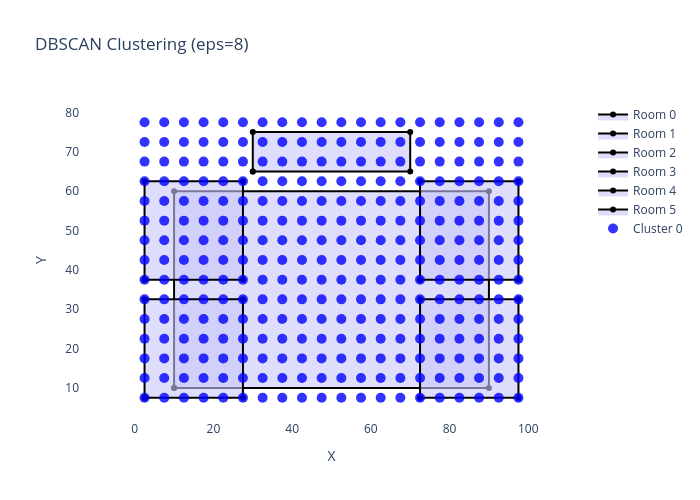

Here is the notebook cell this chart was saved with:
### Code cell
# Visualize DBSCAN results
fig = visualize_faces_2d(rooms, f"DBSCAN Clustering (eps={epsilon})")

unique_labels = set(db_labels)
for label in unique_labels:
    mask = db_labels == label
    cluster_points = grid_points[mask]
    
    if label == -1:
        color = 'gray'
        name = 'Noise'
    else:
        color = get_thermal_color(label, 0, max(1, n_clusters-1))
        name = f'Cluster {label}'
    
    fig.add_trace(go.Scatter(
        x=cluster_points[:, 0],
        y=cluster_points[:, 1],
        mode='markers',
        marker=dict(size=10, color=color, opacity=0.8 if label >= 0 else 0.4),
        name=name
    ))

fig.update_layout(showlegend=True)
fig.show()

### Figure 1 — Plotly figure (JSON) as saved in the notebook; plotly's stock layout.template omitted (floating-point values rounded to 4 significant figures; data arrays with more than 128 entries replaced by an {"elided": "..."} marker saying what was removed)
{"data": [{"fill": "toself", "fillcolor": "rgba(200, 200, 250, 0.6)", "line": {"color": "black", "width": 2}, "name": "Room 0", "type": "scatter", "x": [10, 90, 90, 10, 10], "y": [10, 10, 60, 60, 10]}, {"fill": "toself", "fillcolor": "rgba(200, 200, 250, 0.6)", "line": {"color": "black", "width": 2}, "name": "Room 1", "type": "scatter", "x": [2.5, 27.5, 27.5, 2.5, 2.5], "y": [7.5, 7.5, 32.5, 32.5, 7.5]}, {"fill": "toself", "fillcolor": "rgba(200, 200, 250, 0.6)", "line": {"color": "black", "width": 2}, "name": "Room 2", "type": "scatter", "x": [2.5, 27.5, 27.5, 2.5, 2.5], "y": [37.5, 37.5, 62.5, 62.5, 37.5]}, {"fill": "toself", "fillcolor": "rgba(200, 200, 250, 0.6)", "line": {"color": "black", "width": 2}, "name": "Room 3", "type": "scatter", "x": [72.5, 97.5, 97.5, 72.5, 72.5], "y": [7.5, 7.5, 32.5, 32.5, 7.5]}, {"fill": "toself", "fillcolor": "rgba(200, 200, 250, 0.6)", "line": {"color": "black", "width": 2}, "name": "Room 4", "type": "scatter", "x": [72.5, 97.5, 97.5, 72.5, 72.5], "y": [37.5, 37.5, 62.5, 62.5, 37.5]}, {"fill": "toself", "fillcolor": "rgba(200, 200, 250, 0.6)", "line": {"color": "black", "width": 2}, "name": "Room 5", "type": "scatter", "x": [30, 70, 70, 30, 30], "y": [65, 65, 75, 75, 65]}, {"marker": {"color": "rgb(0,0,255)", "opacity": 0.8, "size": 10}, "mode": "markers", "name": "Cluster 0", "type": "scatter", "x": {"elided": "300 float values"}, "y": {"elided": "300 float values"}}], "layout": {"height": 500, "plot_bgcolor": "white", "showlegend": true, "title": {"text": "DBSCAN Clustering (eps=8)"}, "width": 700, "xaxis": {"title": {"text": "X"}}, "yaxis": {"scaleanchor": "x", "title": {"text": "Y"}}}}
